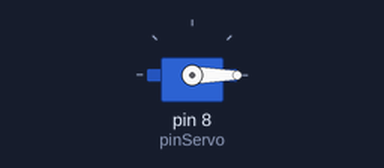
Simulated run of this sketch. Board: Arduino Uno, built with avr-gcc and run on an emulated ATmega328P. On the bench: servo.

Above: at 0.05 s.
Timing chart, 0 to 4.6 s (numbered marks = the images above):
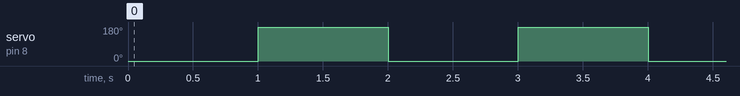

The sketch:

position0_180.ino
```cpp
#include <Servo.h>

int pinServo=8; // variable pour stocker le pin pour la commande
Servo monservo; // on définit un objet Servo
void setup() {
  monservo.attach(pinServo); // on relie l'objet au pin de commande
}

void loop() {
  monservo.write(0); // on dit à l'objet de mettre le servo à 0°
  delay(1000); // ce délai est nécessaire pour que le servo atteigne sa position
  monservo.write(179); // position à 179, 180 est à éviter car cela forcerait le servo à dépasser ses limites
  delay(1000); // attente à nouveau
}
```

Measured:
- by itself, servo on pin 8 (pinServo): alternates 179° for 1.0 s and 0° for 1.0 s
